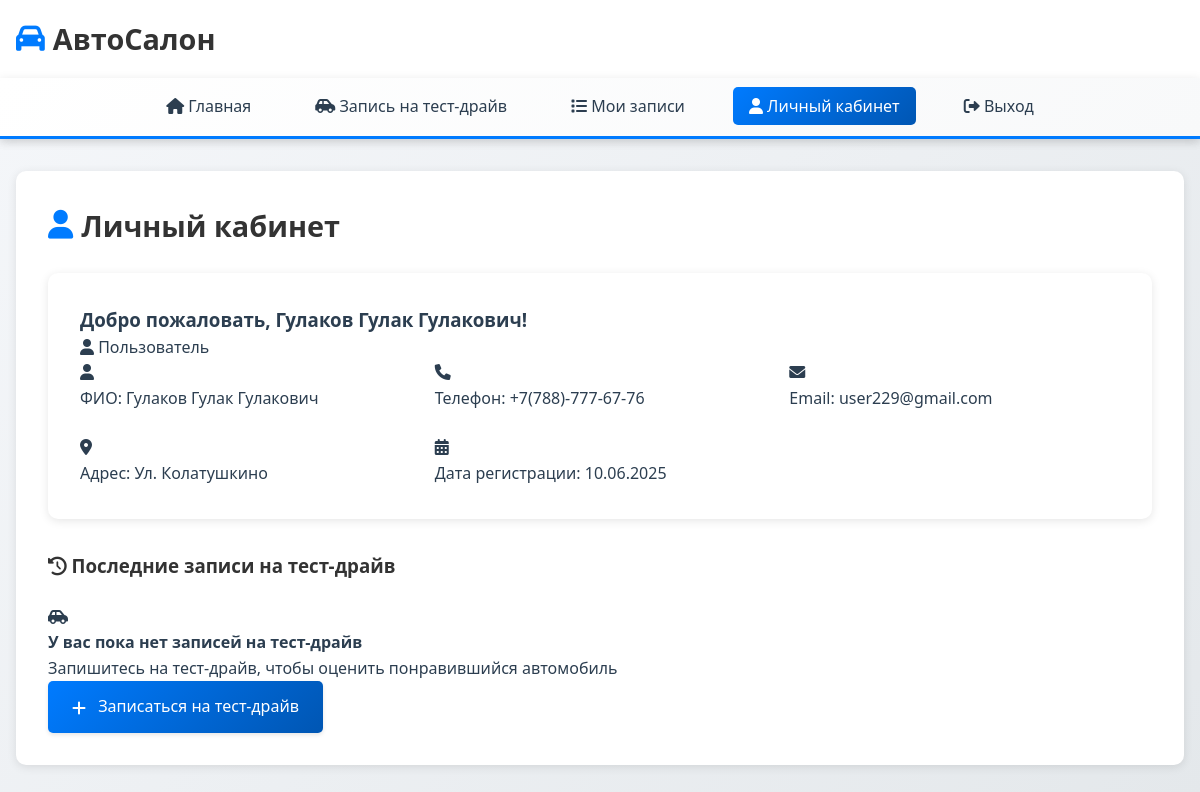
The app's page /lk.php (signed in) with its own data.
### tables this page shows
CREATE TABLE `users` (
  `id` int(11) NOT NULL,
  `login` varchar(255) NOT NULL,
  `password` varchar(255) NOT NULL,
  `fio` varchar(255) NOT NULL,
  `phone` varchar(255) NOT NULL,
  `email` varchar(255) NOT NULL,
  `address` varchar(255) NOT NULL,
  `role_id` int(11) NOT NULL DEFAULT '1'
);

### lk.php (the view, shortened to what this page needs)
<?php
include_once("db.php");
$user_id = $_SESSION['user_id'];
$query = "SELECT * FROM users WHERE id = '$user_id'";
$result = mysqli_query($link, $query);
$user = mysqli_fetch_assoc($result);
$test_drives_query = "SELECT * FROM test_drive WHERE user_id = '$user_id' ORDER BY created_at DESC LIMIT 3";
$test_drives_result = mysqli_query($link, $test_drives_query);
?>
<!DOCTYPE html>
<html lang="ru">
<head>
    <link rel="stylesheet" href="style.css">
    <link rel="stylesheet" href="https://cdnjs.cloudflare.com/ajax/libs/font-awesome/6.0.0/css/all.min.css">
</head>
<body>
    <header>
        <div class="header-content">
            <h1><i class="fas fa-car"></i> АвтоСалон</h1>
        </div>
        <nav>
            <ul>
                <li><a href="main.php"><i class="fas fa-home"></i> Главная</a></li>
                <li><a href="test_drive.php"><i class="fas fa-car-side"></i> Запись на тест-драйв</a></li>
                <li><a href="my_test_drives.php"><i class="fas fa-list"></i> Мои записи</a></li>
                <li><a href="lk.php" class="active"><i class="fas fa-user"></i> Личный кабинет</a></li>
                <li><a href="logout.php"><i class="fas fa-sign-out-alt"></i> Выход</a></li>
            </ul>
        </nav>
    </header>
    <main>
        <div class="container">
            <div class="page-header">
                <h2><i class="fas fa-user"></i> Личный кабинет</h2>
            </div>
            <div class="profile-section">
                <div class="welcome-block">
                    <h3>Добро пожаловать, <?php echo htmlspecialchars($user['fio']); ?>!</h3>
                    <span class="user-role">
                        <?php if($user['role_id'] == 2): ?>
                            <i class="fas fa-user-shield"></i> Администратор
                        <?php else: ?>
                            <i class="fas fa-user"></i> Пользователь
                        <?php endif; ?>
                    </span>
                </div>
                <div class="info-grid">
                    <div class="info-card">
                        <i class="fas fa-user"></i>
                        <div class="info-content">
                            <span class="info-label">ФИО:</span>
                            <span class="info-value"><?php echo htmlspecialchars($user['fio']); ?></span>
                        </div>
                    </div>
                    <div class="info-card">
                        <i class="fas fa-phone"></i>
                        <div class="info-content">
                            <span class="info-label">Телефон:</span>
                            <span class="info-value"><?php echo htmlspecialchars($user['phone']); ?></span>
                        </div>
                    </div>
                    <div class="info-card">
                        <i class="fas fa-envelope"></i>
                        <div class="info-content">
                            <span class="info-label">Email:</span>
                            <span class="info-value"><?php echo htmlspecialchars($user['email']); ?></span>
                        </div>
                    </div>
                    <div class="info-card">
                        <i class="fas fa-map-marker-alt"></i>
                        <div class="info-content">
                            <span class="info-label">Адрес:</span>
                            <span class="info-value"><?php echo htmlspecialchars($user['address']); ?></span>
                        </div>
                    </div>
                    <div class="info-card">
                        <i class="fas fa-calendar-alt"></i>
                        <div class="info-content">
                            <span class="info-label">Дата регистрации:</span>
                            <span class="info-value"><?php echo date('d.m.Y'); ?></span>
                        </div>
                    </div>
                </div>
            </div>
            <div class="recent-test-drives">
                <h3><i class="fas fa-history"></i> Последние записи на тест-драйв</h3>
                <?php if(mysqli_num_rows($test_drives_result) > 0): ?>
                    <div class="test-drives-grid">
                        <?php while($row = mysqli_fetch_assoc($test_drives_result)): ?>
                            <div class="test-drive-card">
                                <div class="test-drive-header">
                                    <h4><i class="fas fa-car"></i> <?php echo htmlspecialchars($row['car_brand'] . ' ' . $row['car_model']); ?></h4>
                                    <span class="status-badge <?php echo strtolower($row['status']); ?>">
                                        <?php echo htmlspecialchars($row['status']); ?>
                                    </span>
                                </div>
                                <div class="test-drive-info">
                                    <p><i class="fas fa-calendar"></i> Дата: <?php echo date('d.m.Y', strtotime($row['preferred_date'])); ?></p>
                                    <p><i class="fas fa-clock"></i> Время: <?php echo date('H:i', strtotime($row['preferred_time'])); ?></p>
                                </div>
                            </div>
                        <?php endwhile; ?>
                    </div>
                    <div class="text-center">
                        <a href="my_test_drives.php" class="btn btn-secondary">
                            <i class="fas fa-list"></i> Все записи
                        </a>
                    </div>
                <?php else: ?>
                    <div class="empty-state">
                        <i class="fas fa-car-side"></i>
                        <h4>У вас пока нет записей на тест-драйв</h4>
                        <p>Запишитесь на тест-драйв, чтобы оценить понравившийся автомобиль</p>
                        <a href="test_drive.php" class="btn btn-primary">
                            <i class="fas fa-plus"></i> Записаться на тест-драйв
                        </a>
                    </div>
                <?php endif; ?>
            </div>
        </div>
    </main>
</body>
</html>

### style.css (style rules this page uses)
* { margin: 0; padding: 0; box-sizing: border-box; }
body { font-family: 'Segoe UI', Tahoma, Geneva, Verdana, sans-serif; line-height: 1.6; color: #2c3e50; background: linear-gradient(135deg, #f5f7fa 0%, #e4e8eb 100%); min-height: 100vh; }
header { background: #fff; box-shadow: 0 2px 10px rgba(0, 0, 0, 0.1); position: sticky; top: 0; z-index: 1000; }
.header-content { max-width: 1200px; margin: 0 auto; padding: 1rem; display: flex; justify-content: space-between; align-items: center; }
header h1 { font-size: 1.8rem; color: #333; display: flex; align-items: center; gap: 0.5rem; }
header h1 i { color: #007bff; }
nav { background: linear-gradient(135deg, #ffffff 0%, #f8f9fa 100%); padding: 1rem 0; box-shadow: 0 2px 10px rgba(0, 0, 0, 0.1); border-bottom: 3px solid #007bff; }
nav ul { list-style: none; display: flex; justify-content: center; gap: 2rem; margin: 0; padding: 0; }
nav a { color: #2c3e50; text-decoration: none; font-weight: 500; padding: 0.5rem 1rem; border-radius: 5px; transition: all 0.3s ease; position: relative; }
nav a.active { background: linear-gradient(135deg, #007bff 0%, #0056b3 100%); color: #fff; }
main { max-width: 1200px; margin: 2rem auto; padding: 0 1rem; }
.container { background: #fff; border-radius: 10px; box-shadow: 0 2px 10px rgba(0, 0, 0, 0.1); padding: 2rem; margin-bottom: 2rem; }
h2 { font-size: 1.8rem; color: #333; margin-bottom: 1.5rem; display: flex; align-items: center; gap: 0.5rem; }
h2 i { color: #007bff; }
.btn { display: inline-block; padding: 0.8rem 1.5rem; background: linear-gradient(135deg, #007bff 0%, #0056b3 100%); color: #fff; border: none; border-radius: 5px; font-size: 1rem; font-weight: 500; text-decoration: none; cursor: pointer; transition: all 0.3s ease; text-align: center; box-shadow: 0 2px 4px rgba(0, 0, 0, 0.1); }
.btn i { margin-right: 8px; font-size: 1rem; vertical-align: middle; }
@media (max-width: 1200px) { .header-content { padding: 1rem; } }

### lk.php (style rules this page uses)
.profile-section { background: #fff; border-radius: 10px; box-shadow: 0 2px 10px rgba(0,0,0,0.1); padding: 2rem; margin-bottom: 2rem; }
.info-grid { display: grid; grid-template-columns: repeat(auto-fit, minmax(250px, 1fr)); gap: 1.5rem; }
.recent-test-drives { margin-top: 2rem; }
.recent-test-drives h3 { margin-bottom: 1.5rem; color: #333; }

### records on screen
users: fio "Гулаков Гулак Гулакович", phone "+7(788)-777-67-76", email "user229@gmail.com", address "Ул. Колатушкино"
